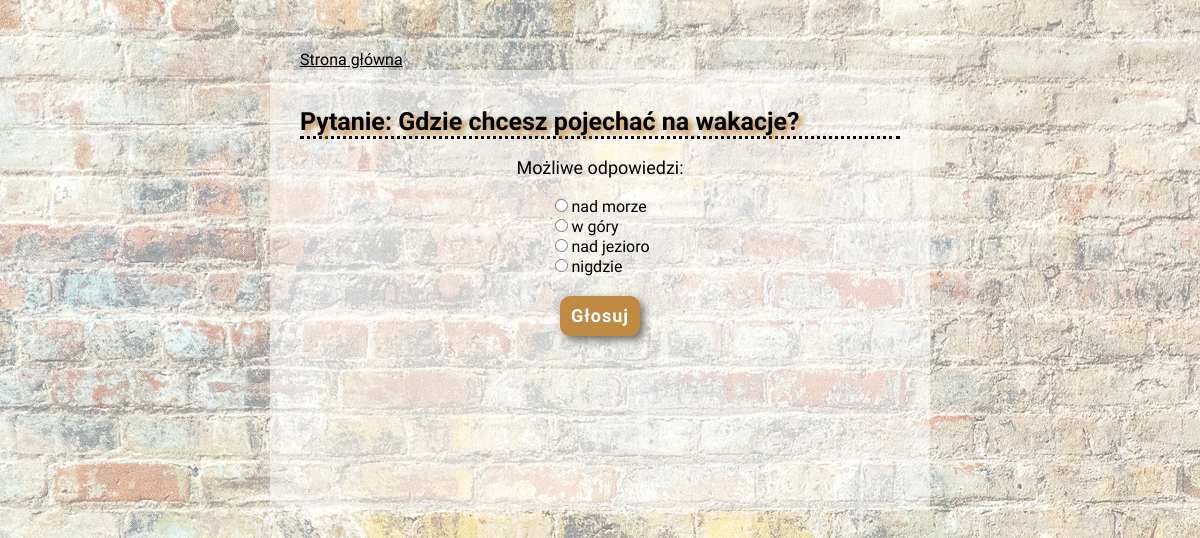
Page /polls/4 on the committed database.
### polls/models.py (models this page shows, shortened)
class Choice(models.Model):
    question = models.ForeignKey(Question, on_delete=models.CASCADE)
    choice_text = models.CharField(max_length=200)
    votes = models.PositiveIntegerField(default=0)

### polls/views.py (the view)
# urls.py: path('<int:question_id>', views.detail, name = 'detail'),
def detail(request, question_id):
    question = get_object_or_404(Question, id = question_id)
    title = f'Pytanie: {question.question_text}'
    context = {
        'question': question,
        'title': title,
    }
    return render(request,'polls/detail.html', context)

### polls/templates/polls/detail.html (shortened to what this page needs)
{% extends "base.html"%}
{% block content %}
<section class="possibilities">
    <p>Możliwe odpowiedzi: </p>
    <form method="POST" action="{% url 'polls:vote' question.id %}">
        <ul>
            {% for choice in question.choice_set.all %}
            <li>
                <label>
                    <input type="radio" value="120" name="choice" required>{{ choice.choice_text }}
                </label>
            </li>
            {% endfor %}
        </ul>
        <input class="submit" type="submit" value="Głosuj">
    </form>
</section>
{% endblock %}

### polls/static/polls/style.css (style rules this page uses)
body { position: relative; width: 100vw; height: 100vh; margin: 0; font-family: 'Balsamiq Sans', cursive; }
body::after { content: ""; background: url(layout.jpg); opacity: 0.5; top: 0; left: 0; bottom: 0; right: 0; position: absolute; z-index: -1; padding: 50px; }
.possibilities p { font-size: 18px; text-align: center; }
.possibilities form ul { padding: 0; display: table; margin: 0 auto; }
.possibilities form ul li { list-style-type: none; padding: 0; }
.possibilities form .submit { width: 80px; height: 40px; background-color: #c18a42; border-style: none; box-shadow: 4px 4px 8px #6d6a67; border-radius: 10px; padding: auto; font-size: 18px; font-weight: 700; letter-spacing: 1px; color: #ffffff; font-family: inherit; display: block; margin: 20px auto 0 auto; }

### rows in the picture
Choice: choice_text "nad morze"
Choice: choice_text "w góry"
Choice: choice_text "nad jezioro"
Choice: choice_text "nigdzie"

### other values in the picture
{{ title }} "Pytanie: Gdzie chcesz pojechać na wakacje?"
